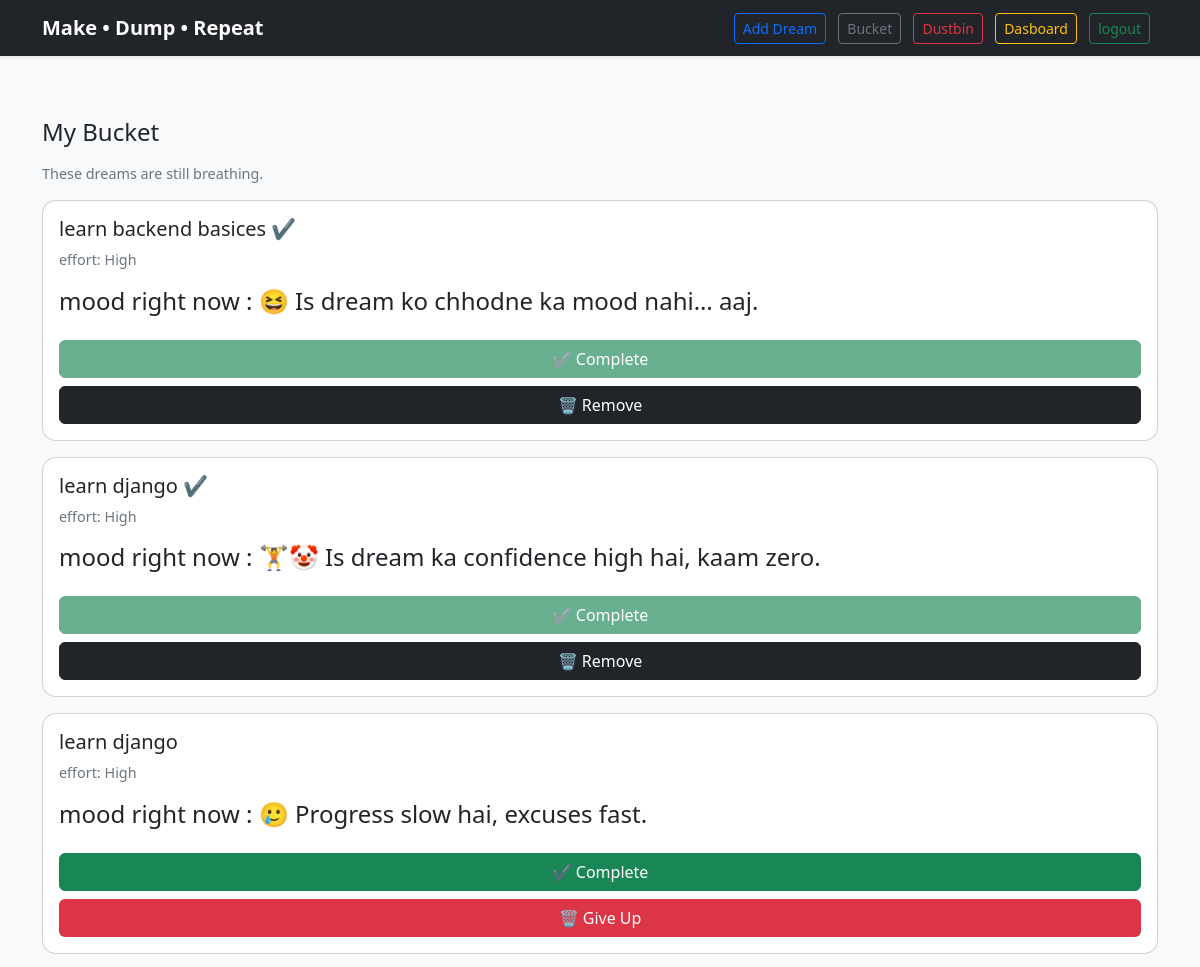
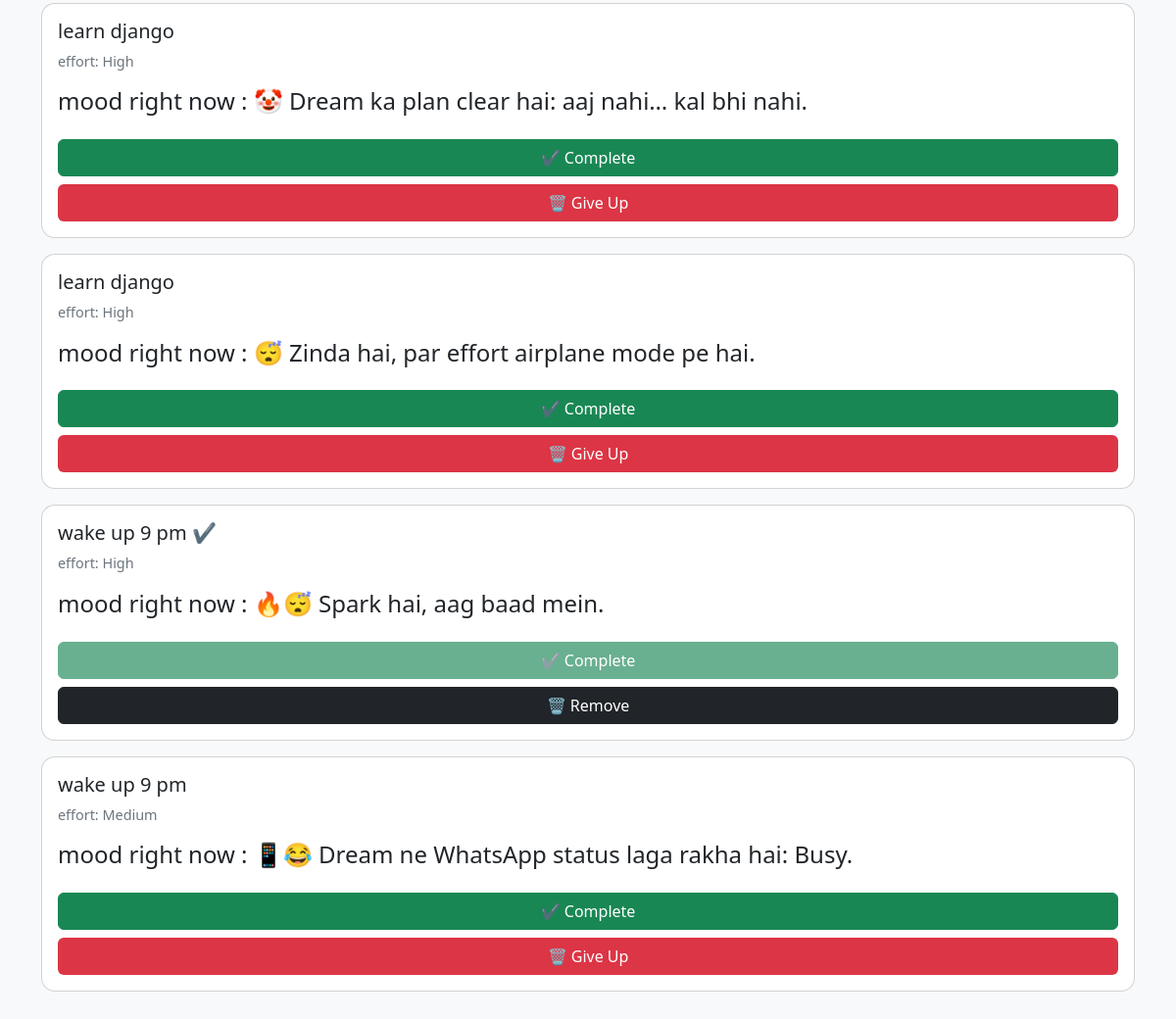
Screenshot of /bucket (signed in) with the database file from the repository (2 pictures, top to bottom).
### account/models.py (models this page shows)
class dreams(models.Model):
    user = models.ForeignKey(User,on_delete=models.CASCADE)
    dream = models.TextField(max_length=2000)
    career = models.CharField( max_length=200,null=True,blank=True)
    effort = models.CharField(max_length=200,null=True,blank=True)
    completed = models.BooleanField(default=False)

### account/views.py (the view)
# urls.py: path('bucket', bucket ,name ='bucket'),
@login_required(login_url="login")
def bucket (request):
  queryset = dreams.objects.filter(user = request.user)
  for dream in queryset :
     dream.jokes = get_random_jokes("bucket")
  context = {'dreams' : queryset}
  return render (request,'bucket.html',context)

### account/utils.py (called while the page is built)
def get_random_jokes(category):
    if category == "bucket":
       return random.choice(bucket_jokes)
    else:
        return random.choice(dustbin_jokes)

### templates/bucket.html (shortened to what this page needs)
{% extends 'base.html' %}
{% block content %}
<h4 class="mb-3">My Bucket</h4>
<p class="small-joke">These dreams are still breathing.</p>
 {% for dream in dreams  %}
<form method="post" action="{% url 'bucket_action' %}">
<div class="card card-funny  p-3 mb-3">
  <h5>{{dream.dream}}
  {% if dream.completed %}
  <span style="color: green; font-size: auto;"> ✔</span>
  {% endif %}
  </h5>
  <p class="small-joke">effort: {{dream.effort}}
    <h4>mood right now : {{dream.jokes}}</h4>
  </p>
  <div class ="d-flex flex-column gap-2" >
    {% if not dream.completed %}
  <button class="btn btn-success  w-100" name="action" value="complete">✔ Complete</button>
  {% else %}
  <button class="btn btn-success  w-100" disabled>✔ Complete</button>
  {% endif %}
  {% if not dream.completed %}
  <button class="btn dump-btn w-100" name="action" value="give up">🗑️ Give Up</button>
  {% else  %}
  <button class="btn btn-dark w-100" name="action" value="delete">🗑️ Remove </button>
   {% endif %}
  </div>
</div>
</form>
{% endfor %}
{% endblock %}

### templates/base.html (style rules this page uses)
body { background:#f8f9fa; }
.dump-btn { background:#dc3545; color:#fff; }
.card-funny { border-radius:14px; }
.small-joke { font-size:0.9rem; color:#6c757d; }

### rows the page displays
dreams: dream "learn backend basices", effort "High", jokes "😆 Is dream ko chhodne ka mood nahi… aaj.", completed "✔ Complete"
dreams: dream "learn django", effort "High", jokes "🏋️🤡 Is dream ka confidence high hai, kaam zero.", completed "✔ Complete"
dreams: dream "learn django", effort "High", jokes "🥲 Progress slow hai, excuses fast.", completed "✔ Complete"
dreams: dream "learn django", effort "High", jokes "🤡 Dream ka plan clear hai: aaj nahi… kal bhi nahi.", completed "✔ Complete"
dreams: dream "learn django", effort "High", jokes "😴 Zinda hai, par effort airplane mode pe hai.", completed "✔ Complete"
dreams: dream "wake up 9 pm", effort "High", jokes "🔥😴 Spark hai, aag baad mein.", completed "✔ Complete"
dreams: dream "wake up 9 pm", effort "Medium", jokes "📱😂 Dream ne WhatsApp status laga rakha hai: Busy.", completed "✔ Complete"
